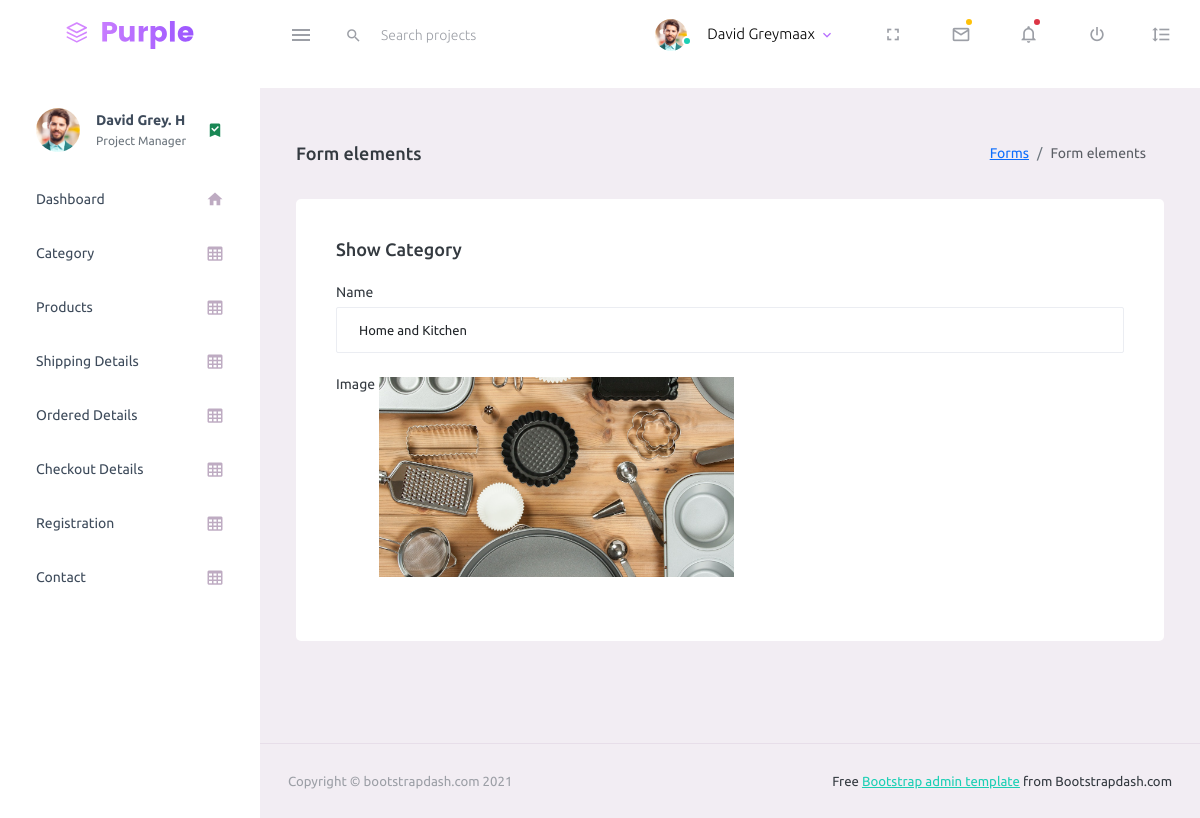
Screenshot of /admin/pages/tables/categoryshow.php?z=1 with the database file from the repository.
### tables this page shows
CREATE TABLE `category` (
  `id` int(11) NOT NULL,
  `name` varchar(255) NOT NULL,
  `image` varchar(255) NOT NULL
);

### admin/pages/tables/categoryshow.php (the view, shortened to what this page needs)
<!DOCTYPE html>
<html lang="en">
  <head>
    <link rel="stylesheet" href="../../assets/vendors/mdi/css/materialdesignicons.min.css">
    <link rel="stylesheet" href="../../assets/vendors/css/vendor.bundle.base.css">
    <link rel="stylesheet" href="../../assets/css/style.css">
  </head>
  <body>
    <div class="container-scroller">
          <?php
            include("../../header.php");
          ?>
      <div class="container-fluid page-body-wrapper">
        <?php
            include("../../nav.php");
          ?>
        <div class="main-panel">
          <div class="content-wrapper">
            <div class="page-header">
              <h3 class="page-title"> Form elements </h3>
              <nav aria-label="breadcrumb">
                <ol class="breadcrumb">
                  <li class="breadcrumb-item"><a href="#">Forms</a></li>
                  <li class="breadcrumb-item active" aria-current="page">Form elements</li>
                </ol>
              </nav>
            </div>
            <div class="row">
              <div class="col-12 grid-margin stretch-card">
                <div class="card">
                  <div class="card-body">
                  <?php
                    $x=$_GET['z'];
                    $sql1="select * from category where id=$x";
                    $res=mysqli_query($con,$sql1);
                    $rw=mysqli_fetch_row($res);
                  ?>
                    <h4 class="card-title">Show Category</h4>
                    <form class="forms-sample" method="post" enctype="multipart/form-data">
                      <div class="form-group">
                        <label for="exampleInputName1">Name</label>
                        <input type="text" class="form-control" id="exampleInputName1" name="name" value="<?php echo $rw[1];?>">
                      </div>
                      <div class="form-group">
                        <label for="exampleInputimage1">Image</label>
                          <img src="../forms/pics/<?php echo $rw[2];?>" style="height:200px;" />
                      </div>
                    </form>
                  </div>
                </div>
              </div>
            </div>
          </div>
          <?php
            include("../../footer.php");
          ?>
        </div>
      </div>
  </body>
</html>

### rows the page displays
category: name "Home and Kitchen", image (picture)
